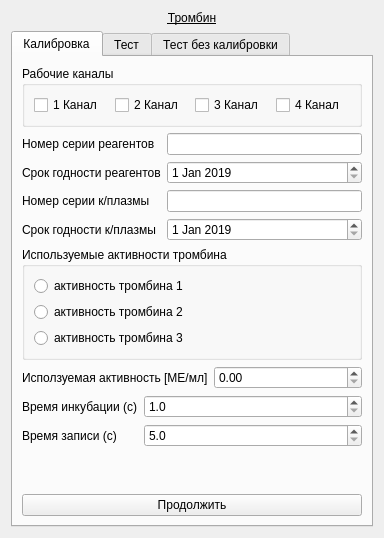
<?xml version="1.0" encoding="UTF-8"?>
<ui version="4.0">
 <class>Ko4</class>
 <widget class="QWidget" name="Ko4">
  <property name="geometry">
   <rect>
    <x>0</x>
    <y>0</y>
    <width>384</width>
    <height>516</height>
   </rect>
  </property>
  <property name="windowTitle">
   <string>Form</string>
  </property>
  <layout class="QVBoxLayout" name="verticalLayout_4">
   <item>
    <widget class="QLabel" name="label_ko4">
     <property name="text">
      <string>&lt;html&gt;&lt;head/&gt;&lt;body&gt;&lt;p&gt;&lt;span style=&quot; text-decoration: underline;&quot;&gt;Тромбин&lt;/span&gt;&lt;/p&gt;&lt;/body&gt;&lt;/html&gt;</string>
     </property>
     <property name="alignment">
      <set>Qt::AlignCenter</set>
     </property>
    </widget>
   </item>
   <item>
    <widget class="QTabWidget" name="tabWidget_ko4">
     <property name="currentIndex">
      <number>0</number>
     </property>
     <widget class="QWidget" name="tabWidget_ko4Page1">
      <attribute name="title">
       <string>Калибровка</string>
      </attribute>
      <layout class="QVBoxLayout" name="verticalLayout">
       <item>
        <widget class="QGroupBox" name="groupBox_calibChls">
         <property name="title">
          <string>Рабочие каналы</string>
         </property>
         <layout class="QHBoxLayout" name="horizontalLayout">
          <item>
           <widget class="QCheckBox" name="checkBox_calibCh1">
            <property name="text">
             <string>1 Канал</string>
            </property>
           </widget>
          </item>
          <item>
           <widget class="QCheckBox" name="checkBox_calibCh2">
            <property name="text">
             <string>2 Канал</string>
            </property>
           </widget>
          </item>
          <item>
           <widget class="QCheckBox" name="checkBox_calibCh3">
            <property name="text">
             <string>3 Канал</string>
            </property>
           </widget>
          </item>
          <item>
           <widget class="QCheckBox" name="checkBox_calibCh4">
            <property name="text">
             <string>4 Канал</string>
            </property>
           </widget>
          </item>
         </layout>
        </widget>
       </item>
       <item>
        <layout class="QFormLayout" name="formLayout_calib_1">
         <item row="0" column="0">
          <widget class="QLabel" name="label_calib_1">
           <property name="text">
            <string>Номер серии реагентов</string>
           </property>
          </widget>
         </item>
         <item row="0" column="1">
          <widget class="QLineEdit" name="lineEdit_calibReagentSerial"/>
         </item>
         <item row="1" column="0">
          <widget class="QLabel" name="label_calib_2">
           <property name="text">
            <string>Срок годности реагентов</string>
           </property>
          </widget>
         </item>
         <item row="1" column="1">
          <widget class="QDateEdit" name="dateEdit_calibReagent">
           <property name="date">
            <date>
             <year>2019</year>
             <month>1</month>
             <day>1</day>
            </date>
           </property>
          </widget>
         </item>
         <item row="2" column="0">
          <widget class="QLabel" name="label_calib_3">
           <property name="text">
            <string>Номер серии к/плазмы</string>
           </property>
          </widget>
         </item>
         <item row="2" column="1">
          <widget class="QLineEdit" name="lineEdit_calibKPlazmaSerial">
           <property name="enabled">
            <bool>true</bool>
           </property>
          </widget>
         </item>
         <item row="3" column="0">
          <widget class="QLabel" name="label_calib_4">
           <property name="text">
            <string>Срок годности к/плазмы</string>
           </property>
          </widget>
         </item>
         <item row="3" column="1">
          <widget class="QDateEdit" name="dateEdit_calibKPlazma">
           <property name="date">
            <date>
             <year>2019</year>
             <month>1</month>
             <day>1</day>
            </date>
           </property>
          </widget>
         </item>
        </layout>
       </item>
       <item>
        <widget class="QGroupBox" name="groupBox_calibActivity">
         <property name="title">
          <string>Используемые активности тромбина</string>
         </property>
         <layout class="QVBoxLayout" name="verticalLayout_6">
          <item>
           <widget class="QRadioButton" name="radioButton_calibActivity1">
            <property name="text">
             <string>активность тромбина 1</string>
            </property>
           </widget>
          </item>
          <item>
           <widget class="QRadioButton" name="radioButton_calibActivity2">
            <property name="text">
             <string>активность тромбина 2 </string>
            </property>
           </widget>
          </item>
          <item>
           <widget class="QRadioButton" name="radioButton_calibActivity3">
            <property name="text">
             <string>активность тромбина 3 </string>
            </property>
           </widget>
          </item>
         </layout>
        </widget>
       </item>
       <item>
        <layout class="QFormLayout" name="formLayout">
         <item row="0" column="0">
          <widget class="QLabel" name="label_test2_7">
           <property name="text">
            <string>Исползуемая активность [МЕ/мл]</string>
           </property>
          </widget>
         </item>
         <item row="0" column="1">
          <widget class="QDoubleSpinBox" name="doubleSpinBox_calibActivity"/>
         </item>
        </layout>
       </item>
       <item>
        <layout class="QFormLayout" name="formLayout_calib_2">
         <item row="0" column="0">
          <widget class="QLabel" name="label_calib_5">
           <property name="text">
            <string>Время инкубации (с)</string>
           </property>
          </widget>
         </item>
         <item row="0" column="1">
          <widget class="QDoubleSpinBox" name="doubleSpinBox_calibIncubeTime">
           <property name="decimals">
            <number>1</number>
           </property>
           <property name="minimum">
            <double>1.000000000000000</double>
           </property>
          </widget>
         </item>
         <item row="1" column="0">
          <widget class="QLabel" name="label_calib_6">
           <property name="text">
            <string>Время записи (с)</string>
           </property>
          </widget>
         </item>
         <item row="1" column="1">
          <widget class="QDoubleSpinBox" name="doubleSpinBox_calibWriteTime">
           <property name="decimals">
            <number>1</number>
           </property>
           <property name="minimum">
            <double>5.000000000000000</double>
           </property>
          </widget>
         </item>
        </layout>
       </item>
       <item>
        <spacer name="verticalSpacer_1">
         <property name="orientation">
          <enum>Qt::Vertical</enum>
         </property>
         <property name="sizeHint" stdset="0">
          <size>
           <width>287</width>
           <height>64</height>
          </size>
         </property>
        </spacer>
       </item>
       <item>
        <widget class="QPushButton" name="pushButton_calib">
         <property name="text">
          <string>Продолжить</string>
         </property>
         <property name="shortcut">
          <string>Ctrl+Return</string>
         </property>
        </widget>
       </item>
      </layout>
     </widget>
     <widget class="QWidget" name="tabWidget_ko4Page2">
      <attribute name="title">
       <string>Тест</string>
      </attribute>
      <layout class="QVBoxLayout" name="verticalLayout_3">
       <item>
        <widget class="QGroupBox" name="groupBox_test1Probe">
         <property name="sizePolicy">
          <sizepolicy hsizetype="Preferred" vsizetype="Fixed">
           <horstretch>0</horstretch>
           <verstretch>0</verstretch>
          </sizepolicy>
         </property>
         <property name="title">
          <string notr="true">Режим измерния</string>
         </property>
         <property name="flat">
          <bool>false</bool>
         </property>
         <property name="checkable">
          <bool>false</bool>
         </property>
         <layout class="QVBoxLayout" name="verticalLayout_11">
          <item>
           <widget class="QRadioButton" name="radioButton_test1Single">
            <property name="text">
             <string>Одинарные пробы</string>
            </property>
           </widget>
          </item>
          <item>
           <widget class="QRadioButton" name="radioButton_test1Double">
            <property name="text">
             <string>Парные пробы</string>
            </property>
           </widget>
          </item>
         </layout>
        </widget>
       </item>
       <item>
        <layout class="QHBoxLayout" name="horizontalLayout_2">
         <item>
          <widget class="QGroupBox" name="groupBox_test1Chls">
           <property name="title">
            <string>Рабочие каналы</string>
           </property>
           <layout class="QVBoxLayout" name="verticalLayout_10">
            <item>
             <widget class="QCheckBox" name="checkBox_test1Ch1">
              <property name="text">
               <string>Канал 1</string>
              </property>
             </widget>
            </item>
            <item>
             <widget class="QCheckBox" name="checkBox_test1Ch2">
              <property name="text">
               <string>Канал 2</string>
              </property>
             </widget>
            </item>
            <item>
             <widget class="QCheckBox" name="checkBox_test1Ch3">
              <property name="text">
               <string>Канал 3</string>
              </property>
             </widget>
            </item>
            <item>
             <widget class="QCheckBox" name="checkBox_test1Ch4">
              <property name="text">
               <string>Канал 4</string>
              </property>
             </widget>
            </item>
           </layout>
          </widget>
         </item>
         <item>
          <widget class="QGroupBox" name="groupBox_test1probs">
           <property name="title">
            <string>Номера проб</string>
           </property>
           <layout class="QVBoxLayout" name="verticalLayout_12">
            <item>
             <widget class="QLineEdit" name="lineEdit_test1Ch1">
              <property name="enabled">
               <bool>false</bool>
              </property>
             </widget>
            </item>
            <item>
             <widget class="QLineEdit" name="lineEdit_test1Ch2">
              <property name="enabled">
               <bool>false</bool>
              </property>
             </widget>
            </item>
            <item>
             <widget class="QLineEdit" name="lineEdit_test1Ch3">
              <property name="enabled">
               <bool>false</bool>
              </property>
             </widget>
            </item>
            <item>
             <widget class="QLineEdit" name="lineEdit_test1Ch4">
              <property name="enabled">
               <bool>false</bool>
              </property>
             </widget>
            </item>
           </layout>
          </widget>
         </item>
        </layout>
       </item>
       <item>
        <widget class="QGroupBox" name="groupBox_testActivity">
         <property name="title">
          <string>Используемые активности тромбина</string>
         </property>
         <layout class="QVBoxLayout" name="verticalLayout_13">
          <item>
           <widget class="QRadioButton" name="radioButton_testActivity1">
            <property name="text">
             <string>активность тромбина 1</string>
            </property>
           </widget>
          </item>
          <item>
           <widget class="QRadioButton" name="radioButton_testActivity2">
            <property name="text">
             <string>активность тромбина 2 </string>
            </property>
           </widget>
          </item>
          <item>
           <widget class="QRadioButton" name="radioButton_testActivity3">
            <property name="text">
             <string>активность тромбина 3 </string>
            </property>
           </widget>
          </item>
         </layout>
        </widget>
       </item>
       <item>
        <widget class="QGroupBox" name="groupBox_test1Calib">
         <property name="title">
          <string>Данные последней калибровки</string>
         </property>
         <layout class="QVBoxLayout" name="verticalLayout_2">
          <item>
           <widget class="QLabel" name="label_test1CalibrString">
            <property name="text">
             <string>Нет проводилась</string>
            </property>
           </widget>
          </item>
         </layout>
        </widget>
       </item>
       <item>
        <spacer name="verticalSpacer">
         <property name="orientation">
          <enum>Qt::Vertical</enum>
         </property>
         <property name="sizeHint" stdset="0">
          <size>
           <width>20</width>
           <height>96</height>
          </size>
         </property>
        </spacer>
       </item>
       <item>
        <widget class="QPushButton" name="pushButton_test1">
         <property name="text">
          <string>Продолжить</string>
         </property>
        </widget>
       </item>
      </layout>
     </widget>
     <widget class="QWidget" name="tabWidget_ko4Page3">
      <attribute name="title">
       <string>Тест без калибровки</string>
      </attribute>
      <layout class="QVBoxLayout" name="verticalLayout_9">
       <item>
        <widget class="QGroupBox" name="groupBox_test2Probe">
         <property name="sizePolicy">
          <sizepolicy hsizetype="Preferred" vsizetype="Fixed">
           <horstretch>0</horstretch>
           <verstretch>0</verstretch>
          </sizepolicy>
         </property>
         <property name="title">
          <string notr="true">Режим измерния</string>
         </property>
         <property name="flat">
          <bool>false</bool>
         </property>
         <property name="checkable">
          <bool>false</bool>
         </property>
         <layout class="QVBoxLayout" name="verticalLayout_5">
          <item>
           <widget class="QRadioButton" name="radioButton_test2Single">
            <property name="text">
             <string>Одинарные пробы</string>
            </property>
            <property name="checked">
             <bool>true</bool>
            </property>
           </widget>
          </item>
          <item>
           <widget class="QRadioButton" name="radioButton_test2Double">
            <property name="text">
             <string>Парные пробы</string>
            </property>
           </widget>
          </item>
         </layout>
        </widget>
       </item>
       <item>
        <layout class="QHBoxLayout" name="horizontalLayout_test2">
         <item>
          <widget class="QGroupBox" name="groupBox_test2Chls">
           <property name="title">
            <string>Рабочие каналы</string>
           </property>
           <layout class="QVBoxLayout" name="verticalLayout_7">
            <item>
             <widget class="QCheckBox" name="checkBox_test2Ch1">
              <property name="text">
               <string>Канал 1</string>
              </property>
             </widget>
            </item>
            <item>
             <widget class="QCheckBox" name="checkBox_test2Ch2">
              <property name="text">
               <string>Канал 2</string>
              </property>
             </widget>
            </item>
            <item>
             <widget class="QCheckBox" name="checkBox_test2Ch3">
              <property name="text">
               <string>Канал 3</string>
              </property>
             </widget>
            </item>
            <item>
             <widget class="QCheckBox" name="checkBox_test2Ch4">
              <property name="text">
               <string>Канал 4</string>
              </property>
             </widget>
            </item>
           </layout>
          </widget>
         </item>
         <item>
          <widget class="QGroupBox" name="groupBox_test2NumProbs">
           <property name="title">
            <string>Номера проб</string>
           </property>
           <layout class="QVBoxLayout" name="verticalLayout_8">
            <item>
             <widget class="QLineEdit" name="lineEdit_test2Ch1">
              <property name="enabled">
               <bool>false</bool>
              </property>
             </widget>
            </item>
            <item>
             <widget class="QLineEdit" name="lineEdit_test2Ch2">
              <property name="enabled">
               <bool>false</bool>
              </property>
             </widget>
            </item>
            <item>
             <widget class="QLineEdit" name="lineEdit_test2Ch3">
              <property name="enabled">
               <bool>false</bool>
              </property>
             </widget>
            </item>
            <item>
             <widget class="QLineEdit" name="lineEdit_test2Ch4">
              <property name="enabled">
               <bool>false</bool>
              </property>
             </widget>
            </item>
           </layout>
          </widget>
         </item>
        </layout>
       </item>
       <item>
        <layout class="QFormLayout" name="formLayout_test2">
         <item row="0" column="0">
          <widget class="QLabel" name="label_test2_0">
           <property name="text">
            <string>Время инкубации (с)</string>
           </property>
          </widget>
         </item>
         <item row="0" column="1">
          <widget class="QDoubleSpinBox" name="doubleSpinBox_test2IncubeTime">
           <property name="decimals">
            <number>1</number>
           </property>
           <property name="minimum">
            <double>1.000000000000000</double>
           </property>
          </widget>
         </item>
         <item row="1" column="0">
          <widget class="QLabel" name="label_test2_1">
           <property name="text">
            <string>Время записи (с)</string>
           </property>
           <property name="buddy">
            <cstring>lineEdit_time</cstring>
           </property>
          </widget>
         </item>
         <item row="2" column="0">
          <widget class="QLabel" name="label_test2_3">
           <property name="text">
            <string>Номер серии реагентов</string>
           </property>
          </widget>
         </item>
         <item row="2" column="1">
          <widget class="QLineEdit" name="lineEdit_test2ReagentSerial"/>
         </item>
         <item row="3" column="0">
          <widget class="QLabel" name="label_test2_4">
           <property name="minimumSize">
            <size>
             <width>131</width>
             <height>0</height>
            </size>
           </property>
           <property name="text">
            <string>Срок годности реагентов</string>
           </property>
          </widget>
         </item>
         <item row="3" column="1">
          <widget class="QDateEdit" name="dateEdit_test2Reagent">
           <property name="date">
            <date>
             <year>2019</year>
             <month>1</month>
             <day>1</day>
            </date>
           </property>
          </widget>
         </item>
         <item row="4" column="0">
          <widget class="QLabel" name="label_test2_5">
           <property name="minimumSize">
            <size>
             <width>131</width>
             <height>0</height>
            </size>
           </property>
           <property name="text">
            <string>Тромбиновое время</string>
           </property>
          </widget>
         </item>
         <item row="4" column="1">
          <widget class="QDoubleSpinBox" name="doubleSpinBox_test2TrombineTime">
           <property name="decimals">
            <number>1</number>
           </property>
          </widget>
         </item>
         <item row="5" column="0">
          <widget class="QLabel" name="label_test2_6">
           <property name="text">
            <string>Исползуемая активность [МЕ/мл]</string>
           </property>
          </widget>
         </item>
         <item row="5" column="1">
          <widget class="QDoubleSpinBox" name="doubleSpinBox_test2Activity"/>
         </item>
         <item row="1" column="1">
          <widget class="QDoubleSpinBox" name="doubleSpinBox_test2WriteTime">
           <property name="decimals">
            <number>1</number>
           </property>
           <property name="minimum">
            <double>5.000000000000000</double>
           </property>
          </widget>
         </item>
        </layout>
       </item>
       <item>
        <spacer name="verticalSpacer_test2">
         <property name="orientation">
          <enum>Qt::Vertical</enum>
         </property>
         <property name="sizeHint" stdset="0">
          <size>
           <width>20</width>
           <height>136</height>
          </size>
         </property>
        </spacer>
       </item>
       <item>
        <widget class="QPushButton" name="pushButton_test2">
         <property name="text">
          <string>Продолжить</string>
         </property>
         <property name="shortcut">
          <string>Return</string>
         </property>
        </widget>
       </item>
      </layout>
     </widget>
    </widget>
   </item>
  </layout>
 </widget>
 <resources/>
 <connections/>
</ui>
